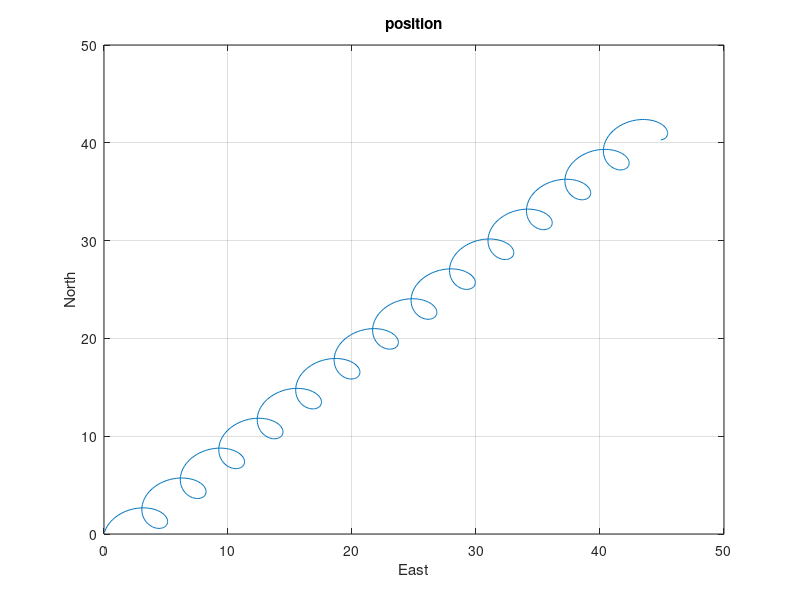

Here is the MATLAB script that generated this plot:
clear all;
clc;

%constants
deg2rad = pi/180;   
rad2deg = 180/pi;


%model parameters
phi = 0*deg2rad;
theta = 2*deg2rad;
psi = 30*deg2rad;
U = 1.5;
U_c = 0.6;
alpha_c = 10*deg2rad;
beta_c = 45*deg2rad;



%simulation parameters
N = 1000;
h = 0.1;

w = 360*U/(2*pi*100);
table = zeros(N+1,10);


pos = [0 0 0]';
u_c = U_c*cos(alpha_c)*cos(beta_c);
v_c = sin(beta_c)*U_c;
w_c = U*sin(alpha_c)*cos(beta_c);
U_c_vect = [u_c v_c w_c]';

for i = 1:N+1,
    t = (i-1)*h;
    U_vect = [U*cos(w*t) U*sin(w*t) 0]';
    U_r_vect = U_vect + U_c_vect;
    
    pos = pos+h*U_r_vect;
    
    table(i,:) = [t U_vect' pos' U_r_vect'];

end


%{
for i = 1:N+1,
    t = (i-1)*h;
    %U_vect = [U*cos(w*t) U*sin(w*t) 0]' + [U_c*cos(a_c) U_c*sin(b_c) U_c*sin(a_c)*cos(b_c]';



end

%}

U         = table(:,2:4);
t         = table(:,1);
pos       = table(:,5:7);
U_r       = table(:,8:10);

figure(1)
plot(pos(:,2), pos(:,1)),xlabel('East'),ylabel('North'),title('position'),grid
